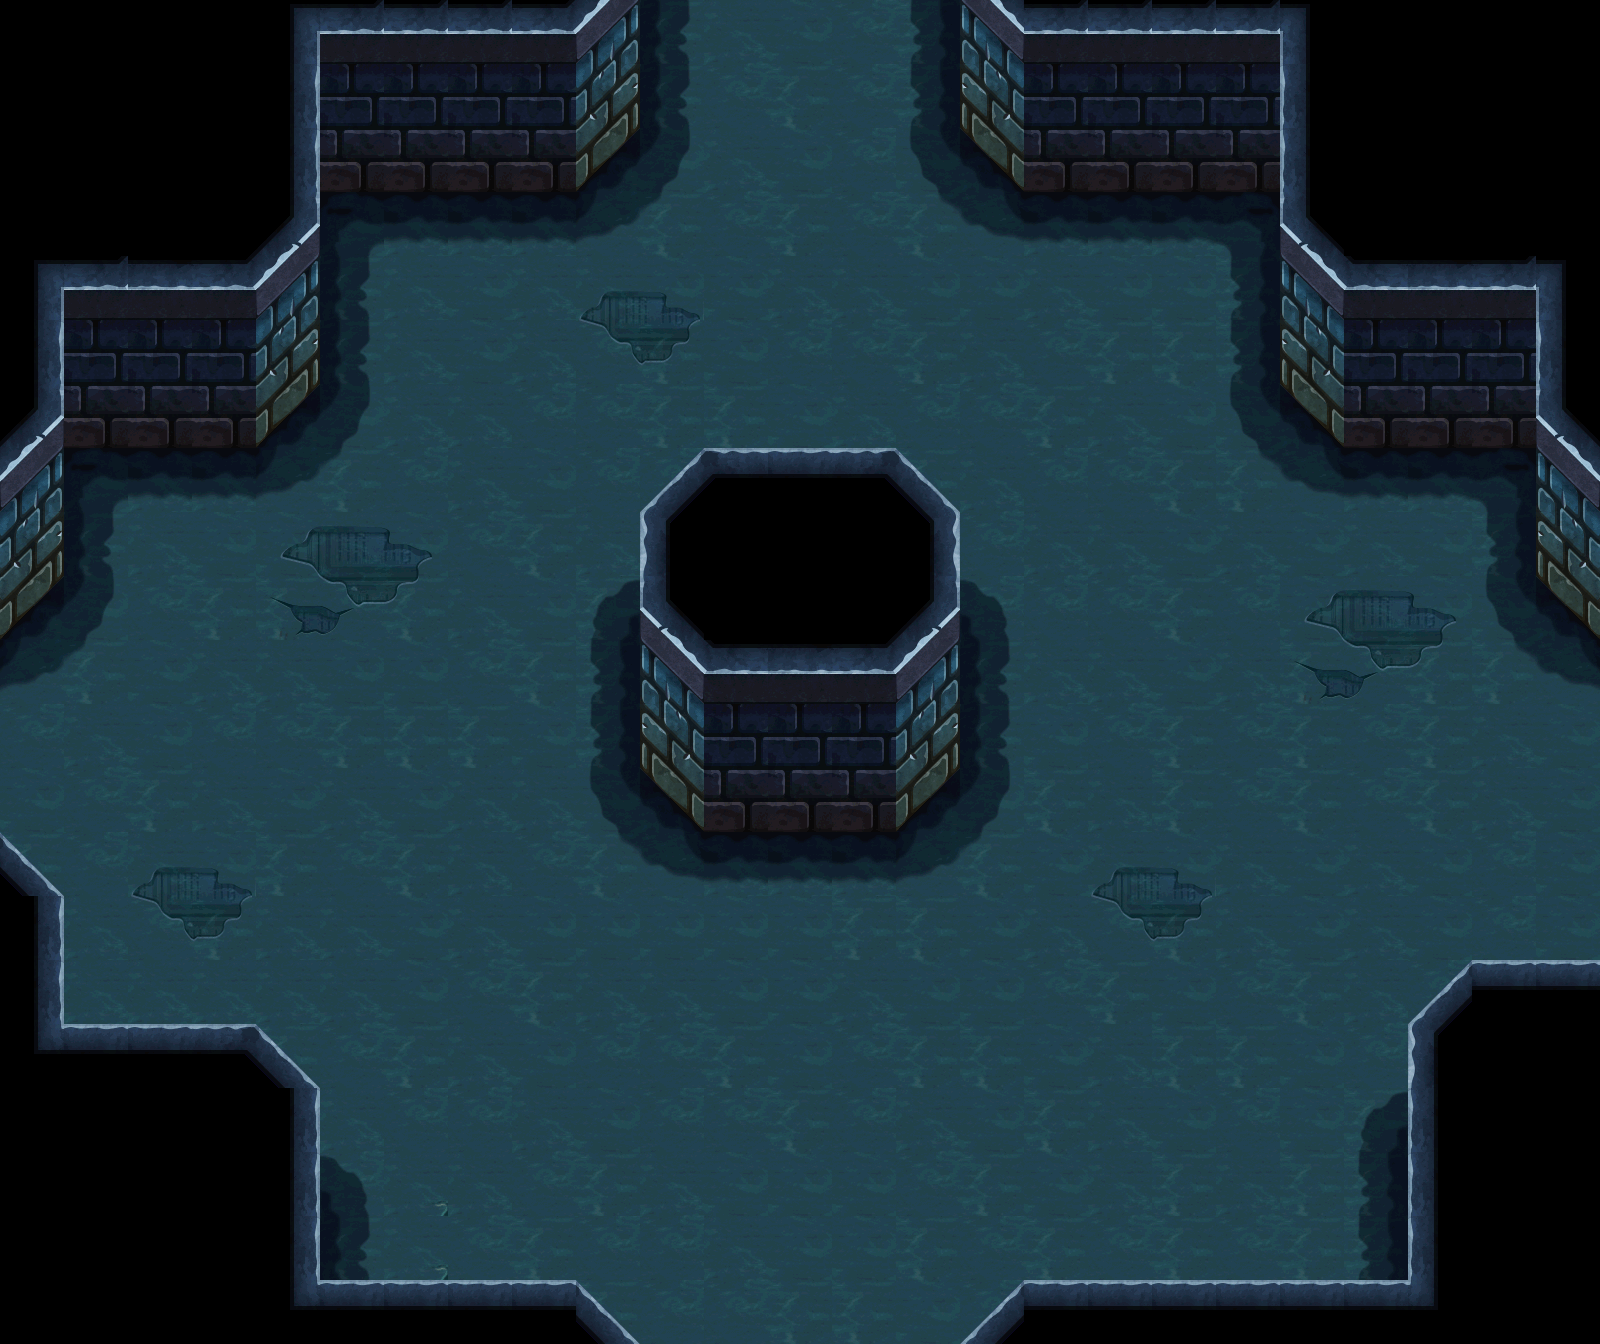

Below is a game level as drawn by its tile map, then a one-line description and the .tmx that defines it (tile-layer data replaced by summaries):
An orthogonal 25x21 tile map with 64x64 px tiles, 1 tile layer (background), 24 tilesets and 67 objects (19x collide, 17x collide_bullet).

<map version="1.0" orientation="orthogonal" width="25" height="21" tilewidth="64" tileheight="64">
 <tileset firstgid="1" name="bg04" tilewidth="64" tileheight="64">
  <image source="bg04.png" width="512" height="512" />
 </tileset>
 <tileset firstgid="65" name="jianzhu4_shuiguan02" tilewidth="87" tileheight="171">
  <image source="jianzhu4_shuiguan02.png" width="87" height="171" />
 </tileset>
 <tileset firstgid="66" name="jianzhu4_shuiguan01" tilewidth="113" tileheight="223">
  <image source="jianzhu4_shuiguan01.png" width="113" height="223" />
 </tileset>
 <tileset firstgid="67" name="jianzhu4_shuiguan03" tilewidth="73" tileheight="166">
  <image source="jianzhu4_shuiguan03.png" width="73" height="166" />
 </tileset>
 <tileset firstgid="68" name="jianzhu4_shuiguan03_2" tilewidth="58" tileheight="128">
  <image source="jianzhu4_shuiguan03_2.png" width="58" height="128" />
 </tileset>
 <tileset firstgid="69" name="jianzhu4_shuiguan05_3" tilewidth="320" tileheight="79">
  <image source="jianzhu4_shuiguan05_3.png" width="320" height="79" />
 </tileset>
 <tileset firstgid="70" name="jianzhu4_shuiguan08" tilewidth="80" tileheight="320">
  <image source="jianzhu4_shuiguan08.png" width="80" height="320" />
 </tileset>
 <tileset firstgid="71" name="jianzhu4_shuiguan05_4" tilewidth="80" tileheight="320">
  <image source="jianzhu4_shuiguan05_4.png" width="80" height="320" />
 </tileset>
 <tileset firstgid="72" name="jianzhu4_shuiguan05" tilewidth="94" tileheight="95">
  <image source="jianzhu4_shuiguan05.png" width="94" height="95" />
 </tileset>
 <tileset firstgid="73" name="jianzhu4_shuiguan07" tilewidth="94" tileheight="95">
  <image source="jianzhu4_shuiguan07.png" width="94" height="95" />
 </tileset>
 <tileset firstgid="74" name="jianzhu4_shuiguan05_2" tilewidth="120" tileheight="115">
  <image source="jianzhu4_shuiguan05_2.png" width="120" height="115" />
 </tileset>
 <tileset firstgid="75" name="jianzhu4_shuiguan06" tilewidth="120" tileheight="115">
  <image source="jianzhu4_shuiguan06.png" width="120" height="115" />
 </tileset>
 <tileset firstgid="76" name="jianzhu4_tizi" tilewidth="65" tileheight="203">
  <image source="jianzhu4_tizi.png" width="65" height="203" />
 </tileset>
 <tileset firstgid="77" name="jianzhu4_yinying" tilewidth="192" tileheight="101">
  <image source="jianzhu4_yinying.png" width="192" height="101" />
 </tileset>
 <tileset firstgid="78" name="jianzhu4_men02" tilewidth="300" tileheight="153">
  <image source="jianzhu4_men02.png" width="300" height="153" />
 </tileset>
 <tileset firstgid="79" name="jianzhu4_men01" tilewidth="300" tileheight="153">
  <image source="jianzhu4_men01.png" width="300" height="153" />
 </tileset>
 <tileset firstgid="80" name="jianzhu4_xie02" tilewidth="234" tileheight="196">
  <image source="jianzhu4_xie02.png" width="234" height="196" />
 </tileset>
 <tileset firstgid="81" name="jianzhu4_xie04" tilewidth="192" tileheight="132">
  <image source="jianzhu4_xie04.png" width="192" height="132" />
 </tileset>
 <tileset firstgid="82" name="jianzhu4_xie03" tilewidth="167" tileheight="297">
  <image source="jianzhu4_xie03.png" width="167" height="297" />
 </tileset>
 <tileset firstgid="83" name="jianzhu4_xie01" tilewidth="323" tileheight="116">
  <image source="jianzhu4_xie01.png" width="323" height="116" />
 </tileset>
 <tileset firstgid="84" name="jianzhu4_shuiguan09" tilewidth="64" tileheight="90">
  <image source="jianzhu4_shuiguan09.png" width="64" height="90" />
 </tileset>
 <tileset firstgid="85" name="jianzhu4_shuiguan10" tilewidth="83" tileheight="64">
  <image source="jianzhu4_shuiguan10.png" width="83" height="64" />
 </tileset>
 <tileset firstgid="86" name="jianzhu4_shuiguan11" tilewidth="83" tileheight="64">
  <image source="jianzhu4_shuiguan11.png" width="83" height="64" />
 </tileset>
 <tileset firstgid="87" name="jianzhu4_keng03" tilewidth="293" tileheight="139">
  <image source="jianzhu4_keng03.png" width="293" height="139" />
 </tileset>
 <layer name="background" width="25" height="21">
  <data>[525 cells, 525 non-empty, 56 distinct tile ids]</data>
 </layer>
 <objectgroup name="yingzi" width="25" height="21">
  <properties>
   <property name="filename" value="jianzhu4_yinying.png" />
   <property name="groundlayer" value="1" />
  </properties>
  <object gid="77" x="1342" y="556">
   <properties>
    <property name="groundZ" value="1" />
   </properties>
  </object>
 </objectgroup>
 <objectgroup name="shuiguanover1" width="25" height="21">
  <properties>
   <property name="filename" value="jianzhu4_shuiguan03.png" />
   <property name="groundlayer" value="1" />
  </properties>
  <object gid="67" x="1748" y="465" />
 </objectgroup>
 <objectgroup name="shuiguanover2" width="25" height="21">
  <properties>
   <property name="filename" value="jianzhu4_shuiguan03.png" />
   <property name="groundlayer" value="1" />
  </properties>
  <object gid="68" x="1796" y="642" />
 </objectgroup>
 <objectgroup name="shuiguanoverheng" width="25" height="21">
  <properties>
   <property name="filename" value="jianzhu4_shuiguan05_3.png" />
   <property name="groundlayer" value="1" />
  </properties>
  <object gid="69" x="320" y="1286">
   <properties>
    <property name="groundZ" value="1" />
   </properties>
  </object>
  <object gid="69" x="1451" y="969">
   <properties>
    <property name="groundZ" value="1" />
   </properties>
  </object>
 </objectgroup>
 <objectgroup name="shuiguanovershuleft" width="25" height="21">
  <properties>
   <property name="filename" value="jianzhu4_shuiguan08.png" />
   <property name="groundlayer" value="1" />
  </properties>
  <object gid="70" x="636" y="1616">
   <properties>
    <property name="groundZ" value="1" />
   </properties>
  </object>
 </objectgroup>
 <objectgroup name="shuiguanovershuright" width="25" height="21">
  <properties>
   <property name="filename" value="jianzhu4_shuiguan05_4.png" />
   <property name="groundlayer" value="1" />
  </properties>
  <object gid="71" x="1331" y="1279">
   <properties>
    <property name="groundZ" value="1" />
   </properties>
  </object>
 </objectgroup>
 <objectgroup name="guaiyouxia" width="25" height="21">
  <properties>
   <property name="filename" value="jianzhu4_shuiguan05.png" />
   <property name="groundlayer" value="1" />
  </properties>
  <object gid="72" x="1834" y="1174" />
 </objectgroup>
 <objectgroup name="guaizuoxia" width="25" height="21">
  <properties>
   <property name="filename" value="jianzhu4_shuiguan07.png" />
   <property name="groundlayer" value="1" />
  </properties>
  <object gid="73" x="1665" y="1212" />
 </objectgroup>
 <objectgroup name="guaizuoshang" width="25" height="21">
  <properties>
   <property name="filename" value="jianzhu4_shuiguan05_2.png" />
   <property name="groundlayer" value="1" />
  </properties>
  <object gid="74" x="1332" y="1005">
   <properties>
    <property name="groundZ" value="1" />
   </properties>
  </object>
 </objectgroup>
 <objectgroup name="guaiyoushang" width="25" height="21">
  <properties>
   <property name="filename" value="jianzhu4_shuiguan06.png" />
   <property name="groundlayer" value="1" />
  </properties>
  <object gid="75" x="595" y="1322">
   <properties>
    <property name="groundZ" value="1" />
   </properties>
  </object>
 </objectgroup>
 <objectgroup name="tizi" width="25" height="21">
  <properties>
   <property name="filename" value="jianzhu4_tizi.png" />
   <property name="groundlayer" value="1" />
  </properties>
  <object gid="76" x="1644" y="413">
   <properties>
    <property name="groundZ" value="2" />
   </properties>
  </object>
 </objectgroup>
 <objectgroup name="door1" width="25" height="21">
  <properties>
   <property name="filename" value="jianzhu4_men02.png" />
   <property name="groundlayer" value="1" />
  </properties>
  <object gid="78" x="1769" y="253" />
 </objectgroup>
 <objectgroup name="door2" width="25" height="21">
  <properties>
   <property name="filename" value="jianzhu4_men01.png" />
   <property name="groundlayer" value="1" />
  </properties>
  <object gid="79" x="1983" y="701" />
 </objectgroup>
 <objectgroup name="blood1" width="25" height="21">
  <properties>
   <property name="filename" value="jianzhu4_xie02.png" />
   <property name="groundlayer" value="1" />
  </properties>
  <object gid="80" x="698" y="108" />
  <object gid="80" x="990" y="1151" />
  <object gid="80" x="400" y="495" />
  <object gid="80" x="270" y="955" />
 </objectgroup>
 <objectgroup name="blood2" width="25" height="21">
  <properties>
   <property name="filename" value="jianzhu4_xie04.png" />
   <property name="groundlayer" value="1" />
  </properties>
  <object gid="81" x="1050" y="722" />
 </objectgroup>
 <objectgroup name="blood3" width="25" height="21">
  <properties>
   <property name="filename" value="jianzhu4_xie03.png" />
   <property name="groundlayer" value="1" />
  </properties>
  <object gid="82" x="758" y="1458" />
 </objectgroup>
 <objectgroup name="blood4" width="25" height="21">
  <properties>
   <property name="filename" value="jianzhu4_xie01.png" />
   <property name="groundlayer" value="1" />
  </properties>
  <object gid="83" x="1392" y="862" />
  <object gid="83" x="-112" y="796" />
 </objectgroup>
 <objectgroup name="jie1" width="25" height="21">
  <properties>
   <property name="filename" value="jianzhu4_shuiguan09.png" />
   <property name="groundlayer" value="1" />
  </properties>
  <object gid="84" x="559" y="1286">
   <properties>
    <property name="groundZ" value="2" />
   </properties>
  </object>
 </objectgroup>
 <objectgroup name="jie2" width="25" height="21">
  <properties>
   <property name="filename" value="jianzhu4_shuiguan10.png" />
   <property name="groundlayer" value="1" />
  </properties>
  <object gid="85" x="640" y="1350">
   <properties>
    <property name="groundZ" value="2" />
   </properties>
  </object>
 </objectgroup>
 <objectgroup name="jie3" width="25" height="21">
  <properties>
   <property name="filename" value="jianzhu4_shuiguan11.png" />
   <property name="groundlayer" value="1" />
  </properties>
  <object gid="86" x="1324" y="1031">
   <properties>
    <property name="groundZ" value="2" />
   </properties>
  </object>
 </objectgroup>
 <objectgroup name="shuiguans" width="25" height="21">
  <properties>
   <property name="filename" value="jianzhu4_shuiguan02.png" />
   <property name="groundlayer" value="1" />
  </properties>
  <object gid="65" x="1029" y="249" />
  <object gid="65" x="145" y="489" />
 </objectgroup>
 <objectgroup name="shuiguanb" width="25" height="21">
  <properties>
   <property name="filename" value="jianzhu4_shuiguan01.png" />
   <property name="groundlayer" value="1" />
  </properties>
  <object gid="66" x="413" y="257" />
  <object gid="66" x="1142" y="255" />
 </objectgroup>
 <objectgroup name="keng" width="25" height="21">
  <properties>
   <property name="filename" value="jianzhu4_keng03.png" />
   <property name="groundlayer" value="1" />
  </properties>
  <object gid="87" x="494" y="1129" />
  <object gid="87" x="900" y="434" />
 </objectgroup>
 <objectgroup name="collide_people" width="25" height="21" visible="0">
  <object type="collide" x="635" y="457" width="329" height="378" />
  <object type="collide" x="-260" y="299" width="329" height="378" />
  <object type="collide" x="-6" y="59" width="329" height="393" />
  <object type="collide" x="198" y="-121" width="329" height="378" />
  <object type="collide" x="251" y="-180" width="394" height="373" />
  <object type="collide" x="572" y="-382" width="433" height="374" />
  <object type="collide" x="958" y="-189" width="329" height="378" />
  <object type="collide" x="1022" y="-130" width="329" height="378" />
  <object type="collide" x="1279" y="73" width="329" height="378" />
  <object type="collide" x="1533" y="271" width="329" height="378" />
  <object type="collide" x="1329" y="897" width="307" height="516" />
  <object type="collide" x="954" y="1289" width="530" height="177" />
  <object type="collide" x="274" y="1217" width="445" height="274" />
  <object type="collide" x="-4" y="1034" width="329" height="378" />
  <object type="collide" x="-261" y="846" width="329" height="378" />
  <object type="collide" x="-97" y="111" width="329" height="378" />
  <object type="collide" x="-338" y="557" width="329" height="378" />
  <object type="collide" x="1606" y="551" width="289" height="462" />
  <object type="collide" x="480" y="1349" width="841" height="190" />
 </objectgroup>
 <objectgroup name="collide_bullet" width="25" height="21" visible="0">
  <object type="collide_bullet" x="-91" y="179" width="161" height="376" />
  <object type="collide_bullet" x="22" y="16" width="236" height="377" />
  <object type="collide_bullet" x="158" y="-36" width="161" height="376" />
  <object type="collide_bullet" x="263" y="-241" width="313" height="385" />
  <object type="collide_bullet" x="478" y="-291" width="161" height="376" />
  <object type="collide_bullet" x="962" y="-284" width="161" height="376" />
  <object type="collide_bullet" x="1024" y="-235" width="290" height="384" />
  <object type="collide_bullet" x="1282" y="-37" width="161" height="376" />
  <object type="collide_bullet" x="1345" y="25" width="256" height="373" />
  <object type="collide_bullet" x="1536" y="144" width="161" height="376" />
  <object type="collide_bullet" x="1405" y="959" width="253" height="400" />
  <object type="collide_bullet" x="990" y="1281" width="529" height="163" />
  <object type="collide_bullet" x="177" y="1283" width="440" height="93" />
  <object type="collide_bullet" x="-91" y="1033" width="413" height="285" />
  <object type="collide_bullet" x="-96" y="855" width="161" height="376" />
  <object type="collide_bullet" x="642" y="472" width="316" height="252" />
  <object type="collide_bullet" x="703" y="448" width="195" height="322" />
 </objectgroup>
</map>
